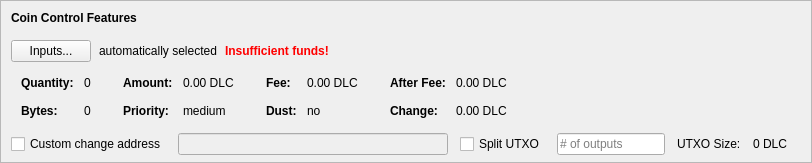
    <widget class="QFrame" name="frameCoinControl">
     <property name="sizePolicy">
      <sizepolicy hsizetype="Expanding" vsizetype="Expanding">
       <horstretch>0</horstretch>
       <verstretch>0</verstretch>
      </sizepolicy>
     </property>
     <property name="maximumSize">
      <size>
       <width>16777215</width>
       <height>16777215</height>
      </size>
     </property>
     <property name="frameShape">
      <enum>QFrame::StyledPanel</enum>
     </property>
     <property name="frameShadow">
      <enum>QFrame::Sunken</enum>
     </property>
     <layout class="QVBoxLayout" name="verticalLayoutCoinControl2">
      <property name="spacing">
       <number>0</number>
      </property>
      <property name="leftMargin">
       <number>0</number>
      </property>
      <property name="topMargin">
       <number>0</number>
      </property>
      <property name="rightMargin">
       <number>0</number>
      </property>
      <property name="bottomMargin">
       <number>6</number>
      </property>
      <item>
       <layout class="QVBoxLayout" name="verticalLayoutCoinControl" stretch="0,0,0,0,1">
        <property name="spacing">
         <number>0</number>
        </property>
        <property name="leftMargin">
         <number>10</number>
        </property>
        <property name="topMargin">
         <number>10</number>
        </property>
        <item>
         <layout class="QHBoxLayout" name="horizontalLayoutCoinControl1">
          <property name="bottomMargin">
           <number>15</number>
          </property>
          <item>
           <widget class="QLabel" name="labelCoinControlFeatures">
            <property name="sizePolicy">
             <sizepolicy hsizetype="Preferred" vsizetype="Maximum">
              <horstretch>0</horstretch>
              <verstretch>0</verstretch>
             </sizepolicy>
            </property>
            <property name="font">
             <font>
              <weight>75</weight>
              <bold>true</bold>
             </font>
            </property>
            <property name="styleSheet">
             <string notr="true">font-weight:bold;</string>
            </property>
            <property name="text">
             <string>Coin Control Features</string>
            </property>
           </widget>
          </item>
         </layout>
        </item>
        <item>
         <layout class="QHBoxLayout" name="horizontalLayoutCoinControl2" stretch="0,0,0,0">
          <property name="spacing">
           <number>8</number>
          </property>
          <property name="bottomMargin">
           <number>10</number>
          </property>
          <item>
           <widget class="QPushButton" name="pushButtonCoinControl">
            <property name="styleSheet">
             <string notr="true"/>
            </property>
            <property name="text">
             <string>Inputs...</string>
            </property>
            <property name="autoDefault">
             <bool>false</bool>
            </property>
           </widget>
          </item>
          <item>
           <widget class="QLabel" name="labelCoinControlAutomaticallySelected">
            <property name="text">
             <string>automatically selected</string>
            </property>
            <property name="margin">
             <number>5</number>
            </property>
           </widget>
          </item>
          <item>
           <widget class="QLabel" name="labelCoinControlInsuffFunds">
            <property name="font">
             <font>
              <weight>75</weight>
              <bold>true</bold>
             </font>
            </property>
            <property name="styleSheet">
             <string notr="true">color:red;font-weight:bold;</string>
            </property>
            <property name="text">
             <string>Insufficient funds!</string>
            </property>
            <property name="margin">
             <number>5</number>
            </property>
           </widget>
          </item>
          <item>
           <spacer name="horizontalSpacerCoinControl">
            <property name="orientation">
             <enum>Qt::Horizontal</enum>
            </property>
            <property name="sizeHint" stdset="0">
             <size>
              <width>40</width>
              <height>1</height>
             </size>
            </property>
           </spacer>
          </item>
         </layout>
        </item>
        <item>
         <widget class="QWidget" name="widgetCoinControl" native="true">
          <property name="sizePolicy">
           <sizepolicy hsizetype="Preferred" vsizetype="Preferred">
            <horstretch>0</horstretch>
            <verstretch>0</verstretch>
           </sizepolicy>
          </property>
          <property name="minimumSize">
           <size>
            <width>0</width>
            <height>0</height>
           </size>
          </property>
          <property name="styleSheet">
           <string notr="true"/>
          </property>
          <layout class="QHBoxLayout" name="horizontalLayoutCoinControl5">
           <property name="leftMargin">
            <number>0</number>
           </property>
           <property name="topMargin">
            <number>0</number>
           </property>
           <property name="rightMargin">
            <number>0</number>
           </property>
           <property name="bottomMargin">
            <number>0</number>
           </property>
           <item>
            <layout class="QHBoxLayout" name="horizontalLayoutCoinControl3" stretch="0,0,0,1">
             <property name="spacing">
              <number>20</number>
             </property>
             <property name="topMargin">
              <number>0</number>
             </property>
             <property name="bottomMargin">
              <number>10</number>
             </property>
             <item>
              <layout class="QFormLayout" name="formLayoutCoinControl1">
               <property name="horizontalSpacing">
                <number>10</number>
               </property>
               <property name="verticalSpacing">
                <number>14</number>
               </property>
               <property name="leftMargin">
                <number>10</number>
               </property>
               <property name="topMargin">
                <number>4</number>
               </property>
               <property name="rightMargin">
                <number>6</number>
               </property>
               <item row="0" column="0">
                <widget class="QLabel" name="labelCoinControlQuantityText">
                 <property name="font">
                  <font>
                   <weight>75</weight>
                   <bold>true</bold>
                  </font>
                 </property>
                 <property name="text">
                  <string>Quantity:</string>
                 </property>
                 <property name="margin">
                  <number>0</number>
                 </property>
                </widget>
               </item>
               <item row="0" column="1">
                <widget class="QLabel" name="labelCoinControlQuantity">
                 <property name="cursor">
                  <cursorShape>IBeamCursor</cursorShape>
                 </property>
                 <property name="contextMenuPolicy">
                  <enum>Qt::ActionsContextMenu</enum>
                 </property>
                 <property name="text">
                  <string notr="true">0</string>
                 </property>
                 <property name="margin">
                  <number>0</number>
                 </property>
                 <property name="textInteractionFlags">
                  <set>Qt::LinksAccessibleByMouse|Qt::TextSelectableByKeyboard|Qt::TextSelectableByMouse</set>
                 </property>
                </widget>
               </item>
               <item row="1" column="0">
                <widget class="QLabel" name="labelCoinControlBytesText">
                 <property name="font">
                  <font>
                   <weight>75</weight>
                   <bold>true</bold>
                  </font>
                 </property>
                 <property name="text">
                  <string>Bytes:</string>
                 </property>
                </widget>
               </item>
               <item row="1" column="1">
                <widget class="QLabel" name="labelCoinControlBytes">
                 <property name="cursor">
                  <cursorShape>IBeamCursor</cursorShape>
                 </property>
                 <property name="contextMenuPolicy">
                  <enum>Qt::ActionsContextMenu</enum>
                 </property>
                 <property name="text">
                  <string notr="true">0</string>
                 </property>
                 <property name="textInteractionFlags">
                  <set>Qt::LinksAccessibleByMouse|Qt::TextSelectableByKeyboard|Qt::TextSelectableByMouse</set>
                 </property>
                </widget>
               </item>
              </layout>
             </item>
             <item>
              <layout class="QFormLayout" name="formLayoutCoinControl2">
               <property name="horizontalSpacing">
                <number>10</number>
               </property>
               <property name="verticalSpacing">
                <number>14</number>
               </property>
               <property name="leftMargin">
                <number>6</number>
               </property>
               <property name="topMargin">
                <number>4</number>
               </property>
               <property name="rightMargin">
                <number>6</number>
               </property>
               <item row="0" column="0">
                <widget class="QLabel" name="labelCoinControlAmountText">
                 <property name="font">
                  <font>
                   <weight>75</weight>
                   <bold>true</bold>
                  </font>
                 </property>
                 <property name="text">
                  <string>Amount:</string>
                 </property>
                 <property name="margin">
                  <number>0</number>
                 </property>
                </widget>
               </item>
               <item row="0" column="1">
                <widget class="QLabel" name="labelCoinControlAmount">
                 <property name="cursor">
                  <cursorShape>IBeamCursor</cursorShape>
                 </property>
                 <property name="contextMenuPolicy">
                  <enum>Qt::ActionsContextMenu</enum>
                 </property>
                 <property name="text">
                  <string notr="true">0.00 DLC</string>
                 </property>
                 <property name="textInteractionFlags">
                  <set>Qt::LinksAccessibleByMouse|Qt::TextSelectableByKeyboard|Qt::TextSelectableByMouse</set>
                 </property>
                </widget>
               </item>
               <item row="1" column="0">
                <widget class="QLabel" name="labelCoinControlPriorityText">
                 <property name="font">
                  <font>
                   <weight>75</weight>
                   <bold>true</bold>
                  </font>
                 </property>
                 <property name="text">
                  <string>Priority:</string>
                 </property>
                </widget>
               </item>
               <item row="1" column="1">
                <widget class="QLabel" name="labelCoinControlPriority">
                 <property name="cursor">
                  <cursorShape>IBeamCursor</cursorShape>
                 </property>
                 <property name="contextMenuPolicy">
                  <enum>Qt::ActionsContextMenu</enum>
                 </property>
                 <property name="text">
                  <string>medium</string>
                 </property>
                 <property name="textInteractionFlags">
                  <set>Qt::LinksAccessibleByMouse|Qt::TextSelectableByKeyboard|Qt::TextSelectableByMouse</set>
                 </property>
                </widget>
               </item>
              </layout>
             </item>
             <item>
              <layout class="QFormLayout" name="formLayoutCoinControl3">
               <property name="horizontalSpacing">
                <number>10</number>
               </property>
               <property name="verticalSpacing">
                <number>14</number>
               </property>
               <property name="leftMargin">
                <number>6</number>
               </property>
               <property name="topMargin">
                <number>4</number>
               </property>
               <property name="rightMargin">
                <number>6</number>
               </property>
               <item row="0" column="0">
                <widget class="QLabel" name="labelCoinControlFeeText">
                 <property name="font">
                  <font>
                   <weight>75</weight>
                   <bold>true</bold>
                  </font>
                 </property>
                 <property name="text">
                  <string>Fee:</string>
                 </property>
                 <property name="margin">
                  <number>0</number>
                 </property>
                </widget>
               </item>
               <item row="0" column="1">
                <widget class="QLabel" name="labelCoinControlFee">
                 <property name="cursor">
                  <cursorShape>IBeamCursor</cursorShape>
                 </property>
                 <property name="contextMenuPolicy">
                  <enum>Qt::ActionsContextMenu</enum>
                 </property>
                 <property name="text">
                  <string notr="true">0.00 DLC</string>
                 </property>
                 <property name="textInteractionFlags">
                  <set>Qt::LinksAccessibleByMouse|Qt::TextSelectableByKeyboard|Qt::TextSelectableByMouse</set>
                 </property>
                </widget>
               </item>
               <item row="1" column="0">
                <widget class="QLabel" name="labelCoinControlLowOutputText">
                 <property name="font">
                  <font>
                   <weight>75</weight>
                   <bold>true</bold>
                  </font>
                 </property>
                 <property name="text">
                  <string>Dust:</string>
                 </property>
                </widget>
               </item>
               <item row="1" column="1">
                <widget class="QLabel" name="labelCoinControlLowOutput">
                 <property name="cursor">
                  <cursorShape>IBeamCursor</cursorShape>
                 </property>
                 <property name="contextMenuPolicy">
                  <enum>Qt::ActionsContextMenu</enum>
                 </property>
                 <property name="text">
                  <string>no</string>
                 </property>
                 <property name="textInteractionFlags">
                  <set>Qt::LinksAccessibleByMouse|Qt::TextSelectableByKeyboard|Qt::TextSelectableByMouse</set>
                 </property>
                </widget>
               </item>
              </layout>
             </item>
             <item>
              <layout class="QFormLayout" name="formLayoutCoinControl4">
               <property name="horizontalSpacing">
                <number>10</number>
               </property>
               <property name="verticalSpacing">
                <number>14</number>
               </property>
               <property name="leftMargin">
                <number>6</number>
               </property>
               <property name="topMargin">
                <number>4</number>
               </property>
               <property name="rightMargin">
                <number>6</number>
               </property>
               <item row="0" column="0">
                <widget class="QLabel" name="labelCoinControlAfterFeeText">
                 <property name="font">
                  <font>
                   <weight>75</weight>
                   <bold>true</bold>
                  </font>
                 </property>
                 <property name="text">
                  <string>After Fee:</string>
                 </property>
                 <property name="margin">
                  <number>0</number>
                 </property>
                </widget>
               </item>
               <item row="0" column="1">
                <widget class="QLabel" name="labelCoinControlAfterFee">
                 <property name="cursor">
                  <cursorShape>IBeamCursor</cursorShape>
                 </property>
                 <property name="contextMenuPolicy">
                  <enum>Qt::ActionsContextMenu</enum>
                 </property>
                 <property name="text">
                  <string notr="true">0.00 DLC</string>
                 </property>
                 <property name="textInteractionFlags">
                  <set>Qt::LinksAccessibleByMouse|Qt::TextSelectableByKeyboard|Qt::TextSelectableByMouse</set>
                 </property>
                </widget>
               </item>
               <item row="1" column="0">
                <widget class="QLabel" name="labelCoinControlChangeText">
                 <property name="font">
                  <font>
                   <weight>75</weight>
                   <bold>true</bold>
                  </font>
                 </property>
                 <property name="text">
                  <string>Change:</string>
                 </property>
                </widget>
               </item>
               <item row="1" column="1">
                <widget class="QLabel" name="labelCoinControlChange">
                 <property name="cursor">
                  <cursorShape>IBeamCursor</cursorShape>
                 </property>
                 <property name="contextMenuPolicy">
                  <enum>Qt::ActionsContextMenu</enum>
                 </property>
                 <property name="text">
                  <string notr="true">0.00 DLC</string>
                 </property>
                 <property name="textInteractionFlags">
                  <set>Qt::LinksAccessibleByMouse|Qt::TextSelectableByKeyboard|Qt::TextSelectableByMouse</set>
                 </property>
                </widget>
               </item>
              </layout>
             </item>
            </layout>
           </item>
          </layout>
         </widget>
        </item>
        <item>
         <layout class="QHBoxLayout" name="horizontalLayoutCoinControl4" stretch="0,0,0,0,0,0,0">
          <property name="spacing">
           <number>12</number>
          </property>
          <property name="sizeConstraint">
           <enum>QLayout::SetDefaultConstraint</enum>
          </property>
          <property name="topMargin">
           <number>5</number>
          </property>
          <property name="rightMargin">
           <number>5</number>
          </property>
          <item>
           <widget class="QCheckBox" name="checkBoxCoinControlChange">
            <property name="toolTip">
             <string>If this is activated, but the change address is empty or invalid, change will be sent to a newly generated address.</string>
            </property>
            <property name="text">
             <string>Custom change address</string>
            </property>
           </widget>
          </item>
          <item>
           <widget class="QValidatedLineEdit" name="lineEditCoinControlChange">
            <property name="enabled">
             <bool>false</bool>
            </property>
            <property name="sizePolicy">
             <sizepolicy hsizetype="Expanding" vsizetype="Fixed">
              <horstretch>0</horstretch>
              <verstretch>0</verstretch>
             </sizepolicy>
            </property>
           </widget>
          </item>
          <item>
           <widget class="QCheckBox" name="splitBlockCheckBox">
            <property name="text">
             <string>Split UTXO</string>
            </property>
           </widget>
          </item>
          <item>
           <widget class="QLineEdit" name="splitBlockLineEdit">
            <property name="sizePolicy">
             <sizepolicy hsizetype="Fixed" vsizetype="Fixed">
              <horstretch>50</horstretch>
              <verstretch>0</verstretch>
             </sizepolicy>
            </property>
            <property name="placeholderText">
             <string># of outputs</string>
            </property>
           </widget>
          </item>
          <item>
           <widget class="QLabel" name="labelBlockSizeText">
            <property name="text">
             <string>UTXO Size:</string>
            </property>
           </widget>
          </item>
          <item>
           <widget class="QLabel" name="labelBlockSize">
            <property name="text">
             <string>0 DLC</string>
            </property>
           </widget>
          </item>
          <item>
           <widget class="QLabel" name="labelCoinControlChangeLabel">
            <property name="sizePolicy">
             <sizepolicy hsizetype="Preferred" vsizetype="Expanding">
              <horstretch>0</horstretch>
              <verstretch>0</verstretch>
             </sizepolicy>
            </property>
            <property name="minimumSize">
             <size>
              <width>0</width>
              <height>0</height>
             </size>
            </property>
            <property name="text">
             <string/>
            </property>
            <property name="margin">
             <number>3</number>
            </property>
           </widget>
          </item>
         </layout>
        </item>
        <item>
         <spacer name="verticalSpacerCoinControl">
          <property name="orientation">
           <enum>Qt::Vertical</enum>
          </property>
          <property name="sizeHint" stdset="0">
           <size>
            <width>800</width>
            <height>1</height>
           </size>
          </property>
         </spacer>
        </item>
       </layout>
      </item>
     </layout>
    </widget>
